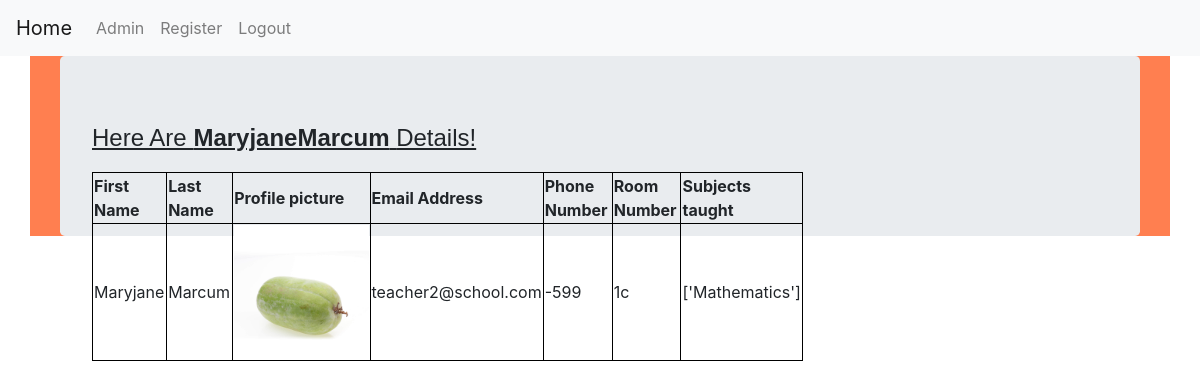
The app's page /tdapp/teacher_details/2/ (signed in) with its own data.
### tdapp/models.py (models this page shows, shortened)
class UserProfileInfo(models.Model):
    user = models.OneToOneField(User, on_delete=models.CASCADE)
    profile_pic = models.ImageField(upload_to='profile_pics',blank=True)
    phone_number = models.IntegerField(null=True, blank=False)
    room_number = models.CharField(max_length=255,null=True, blank=False)
    subject_taught = models.CharField(max_length=255,null=True, blank=False)

### tdapp/views.py (the view)
# urls.py: path('teacher_details/<int:id>/',views.Teacher_details.as_view(),name='teacher_details'),
class Teacher_details(TemplateView):
    template_name = 'tdapp/teacher_details.html'
    def get_context_data(self, **kwargs):
        context = super(Teacher_details, self).get_context_data(**kwargs)
        user_d = get_object_or_404(UserProfileInfo, id=self.kwargs['id'])
        context['user_data'] = user_d
        return context

### templates/tdapp/teacher_details.html
{% extends "tdapp/base.html" %}
{% block body_block %}
{% load static %}
<div class="container">
  <div class="jumbotron">
    {% if user.is_authenticated %}
    <div class="details-name">
        <p>Here are <strong>{{user_data.user.username}}</strong> details!</p>
        </div>
    <div class="table_details">
        <table>
            <thead>
              <th>First Name</th>
              <th>Last Name</th>
              <th>Profile picture</th>
              <th>Email Address</th>
              <th>Phone Number</th>
              <th>Room Number</th>
              <th>Subjects taught</th>
            </thead>
            <tbody>
              <tr>
                <td>{{user_data.user.first_name}}</td>
                <td>{{user_data.user.last_name}}</td>
                  {% if user_data.profile_pic.url != "/static/images/default-user.png" %}
                  <td><img src="{{user_data.profile_pic.url}}" alt="author" width="100%" height="auto"></td>
                  {%else%}
                  <td><img src="/static/images/default-user.png" alt="author" width="100%" height="auto"></td>
                  {%endif%}
                <td>{{user_data.user.email}}</td>
                <td>{{user_data.phone_number}}</td>
                <td>{{user_data.room_number}}</td>
                <td>{{user_data.subject_taught}}</td>
              </tr>
            </tbody>
          </table>
    </div>
    {% else %}
        <h2>Welcome to the site!</h2>
        <h2>Login to Enter the Directory!</h2>
    {% endif %}
  </div>
</div>
{% endblock %}

### static/css/style.css (style rules this page uses)
table, th, td { border: 1px black solid; }
table { width: 70%; float: left; box-sizing:border-box; }
.details-name { font-size: 1.5em; font-family: Arial, Helvetica, sans-serif; text-decoration: underline; text-transform: capitalize; }
.container { background-color: coral; }

### records on screen
UserProfileInfo: user.username "MaryjaneMarcum", user.first_name "Maryjane", user.last_name "Marcum", profile_pic (picture), user.email "teacher2@school.com", phone_number "-599", room_number "1c", subject_taught "['Mathematics']"
